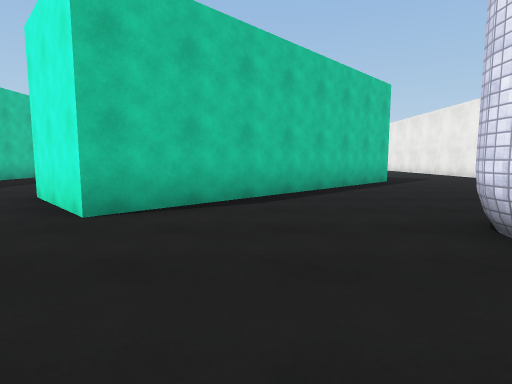
view 1 (above)

24 first-person views from a walk through a 3-D level made in the Unity game engine. The camera is 1.2 m above the floor, tilts 6° down and sees 80° across. The floor is counted in squares, 2 m on a side. Each view is taken from the middle of a square. On the plan, view 1 faces up. The plan holds only what a view shows up to about 9 squares ahead; the rest is blank. The place goes on beyond the plan. The player is left out. Surface patterns are stand-ins for the level's own textures.

view 2
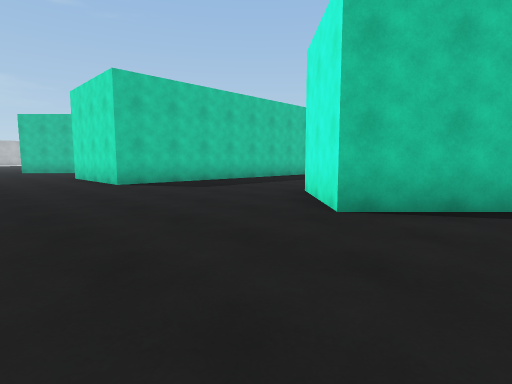

view 3
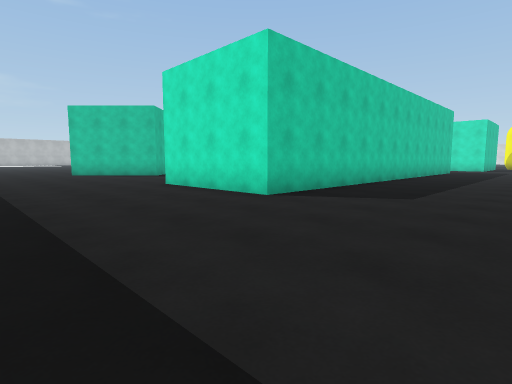

view 4
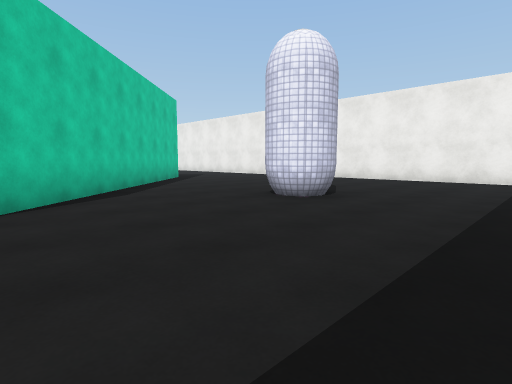

view 5
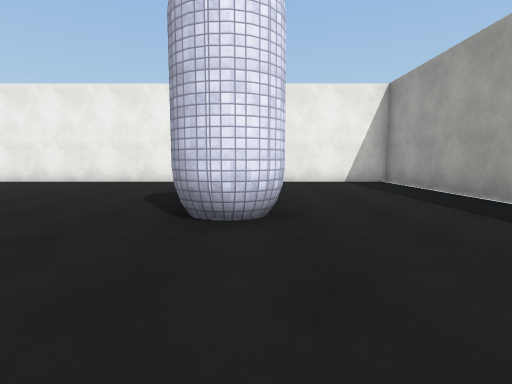

view 6
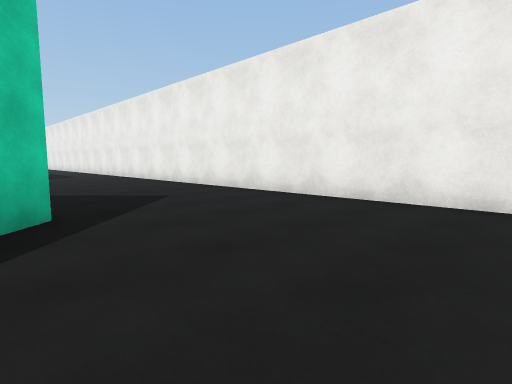

view 7
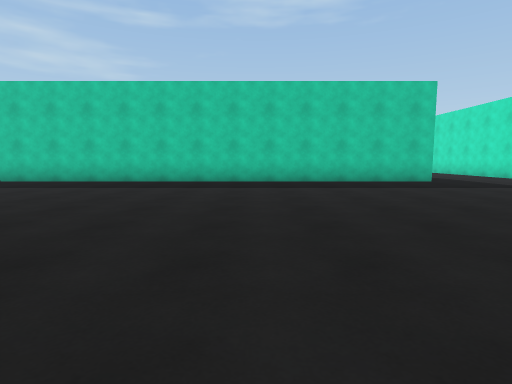

view 8
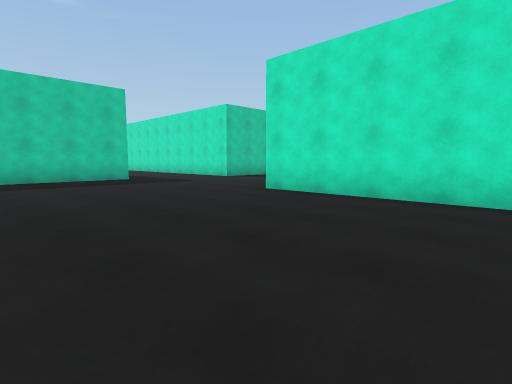

view 9
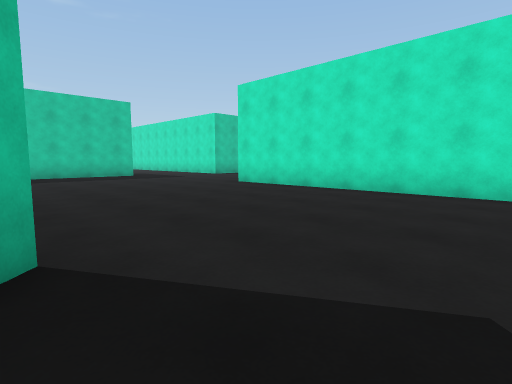

view 10
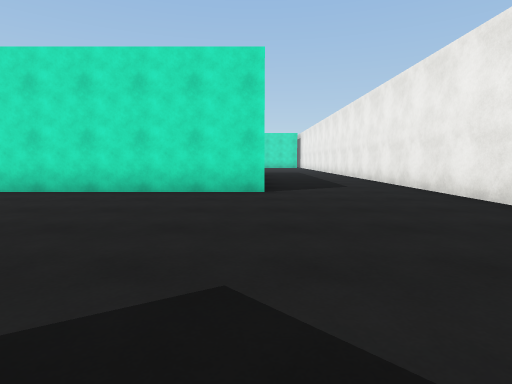

view 11
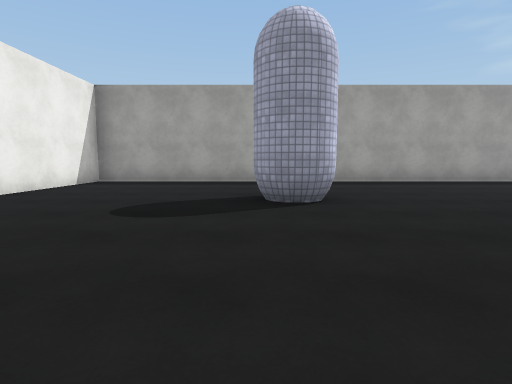

view 12
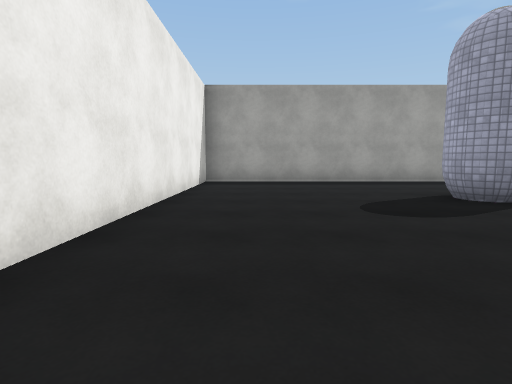

view 13
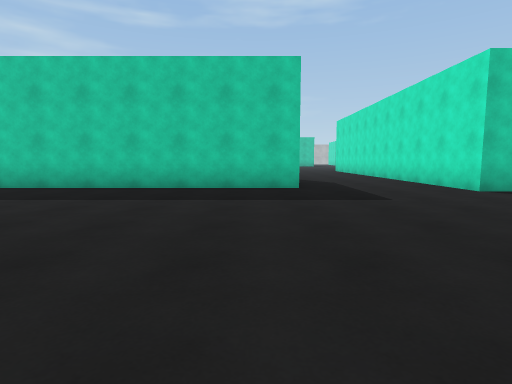

view 14
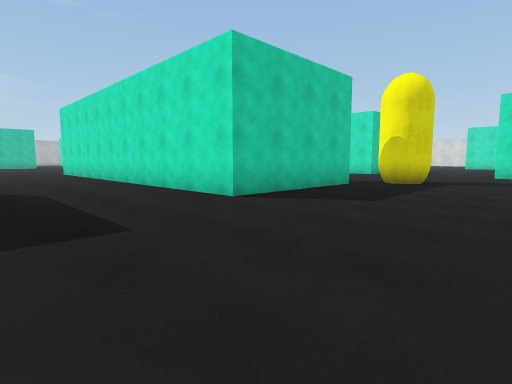

view 15
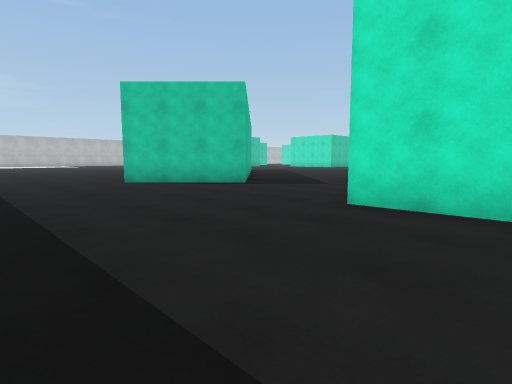

view 16
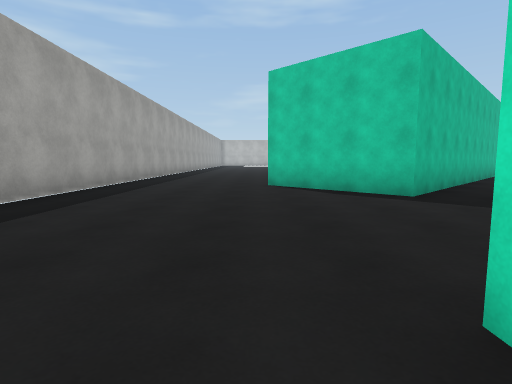

view 17
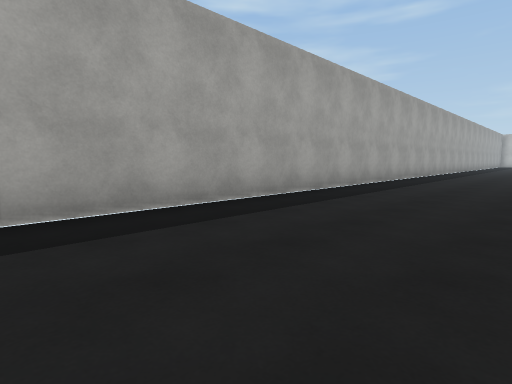

view 18
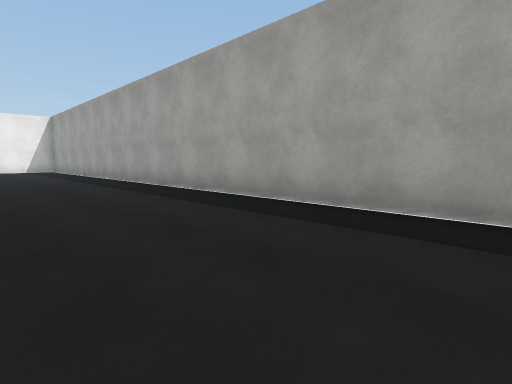

view 19
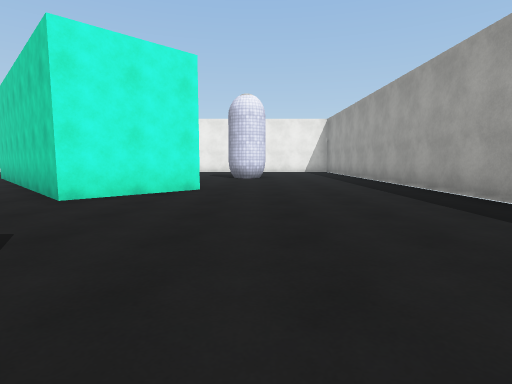

view 20
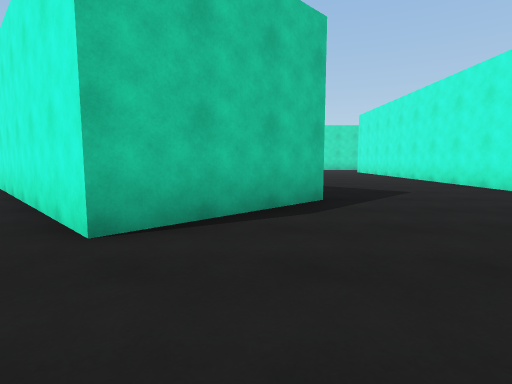

view 21
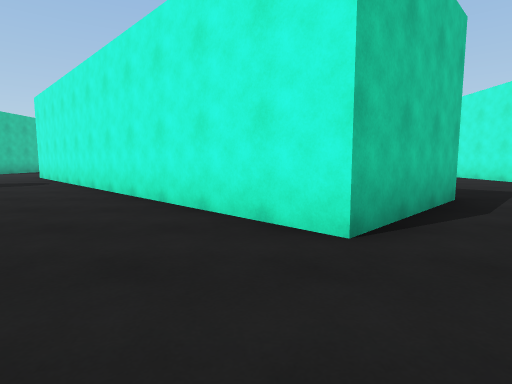

view 22
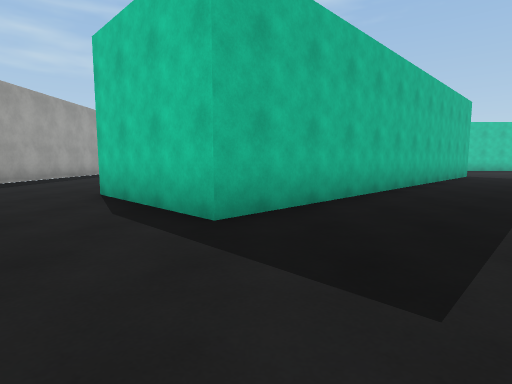

view 23
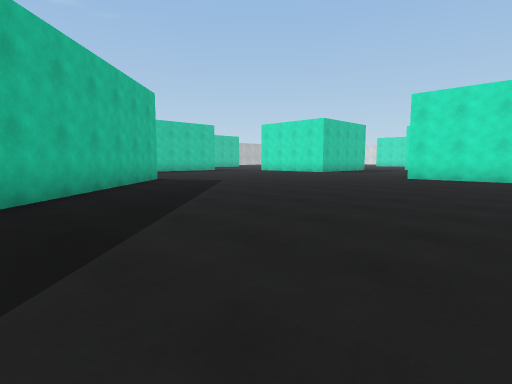

view 24
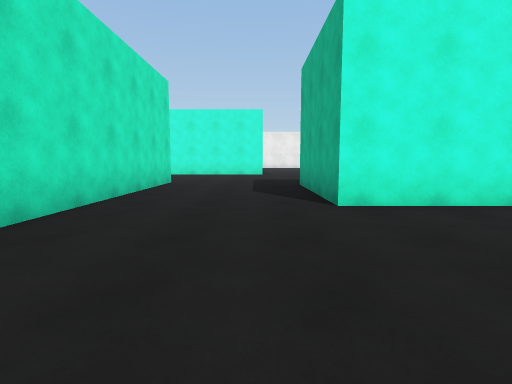

### Floor plan
Points are (right, up) in squares from view 1. A wall is a line through its corners. A room is listed if a view was taken in it or the views show most of it. See-through windows are left out.
Room 1 (views 1, 2, 3, 4, 5, 6, 7, 8, 9, 10, 11, 12, 13, 14, 15, 16, 17, 18, 19, 20, 21)
walls: (3.7, 8.6) (-1.8, 3.1) (-3.5, 4.9) (1.1, 9.5); (-11, 14.9) (-7.5, 14.9) (-7.5, 2.8) (-11.1, 2.8); (-15, 4.6) (-17.3, 2.3) (-21.6, 6.6); (4.2, 15.7) (-2.5, 15.7); (-6.8, 22.2) (-6.8, 18.3) (-12.6, 18.3); (-21.1, -1.6) (7.4, -1.6) (7.4, 14.5)
ways out: opening at (-13, 3.3) to room 2; opening at (-11.7, 17) to room 2; opening at (-4, 22.3); opening at (6, 15.3)
Room 2 (views 22, 23, 24)
walls: (-14.9, 18.3) (-16.6, 18.3); (-11, 12.6) (-11, 14.9); (-21.4, 11) (-15, 4.6); (-11, 5.9) (-11, 9.1)
ways out: opening at (-13, 3.3) to room 1; opening at (-11.7, 17) to room 1; opening at (-4.3, 26)

Positions as (right, up) in squares from view 1, and headings:
1: (0, 0), facing up
2: (0, 0), facing up-left
3: (-4, -1), facing up-left
4: (-2, -1), facing up-right
5: (-1, 2), facing right
6: (3, 5), facing up-right
7: (1, 10), facing left
8: (2, 11), facing up-left
9: (4, 10), facing up-left
10: (4, 10), facing up
11: (3, 7), facing down
12: (6, 7), facing down
13: (-1, 14), facing left
14: (-3, 15), facing up-left
15: (-9, -1), facing up-left
16: (-10, 2), facing left
17: (-10, 2), facing down-left
18: (-10, 2), facing down-right
19: (-8, 2), facing right
20: (-16, 0), facing up
21: (-18, 0), facing up
22: (-12, 5), facing left
23: (-14, 8), facing up-left
24: (-15, 16), facing right
